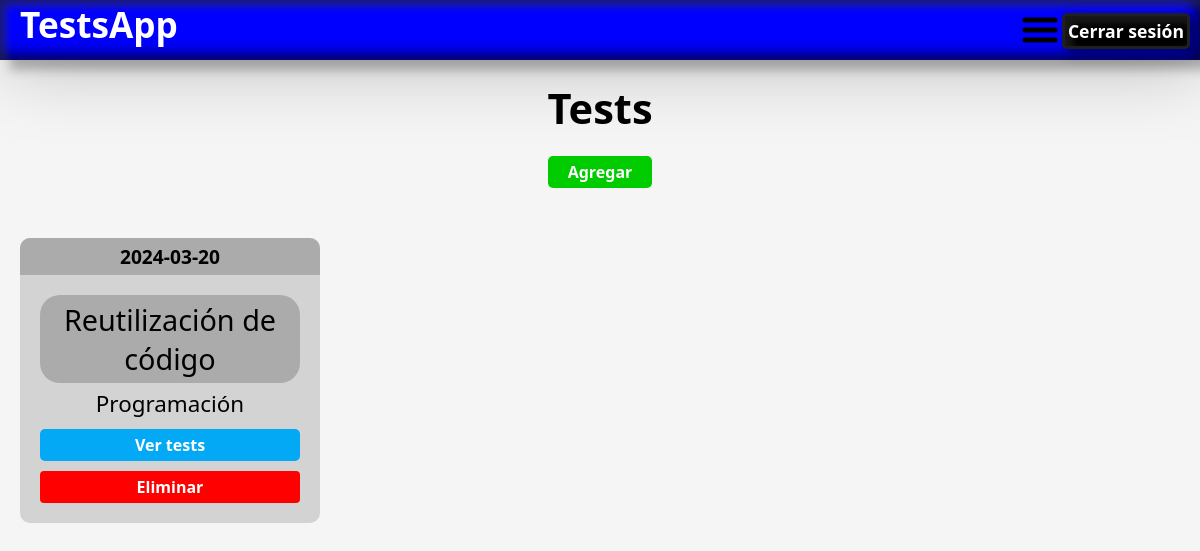
Page /Views/pages/tests/test_view.php (signed in) on the earlier database version.
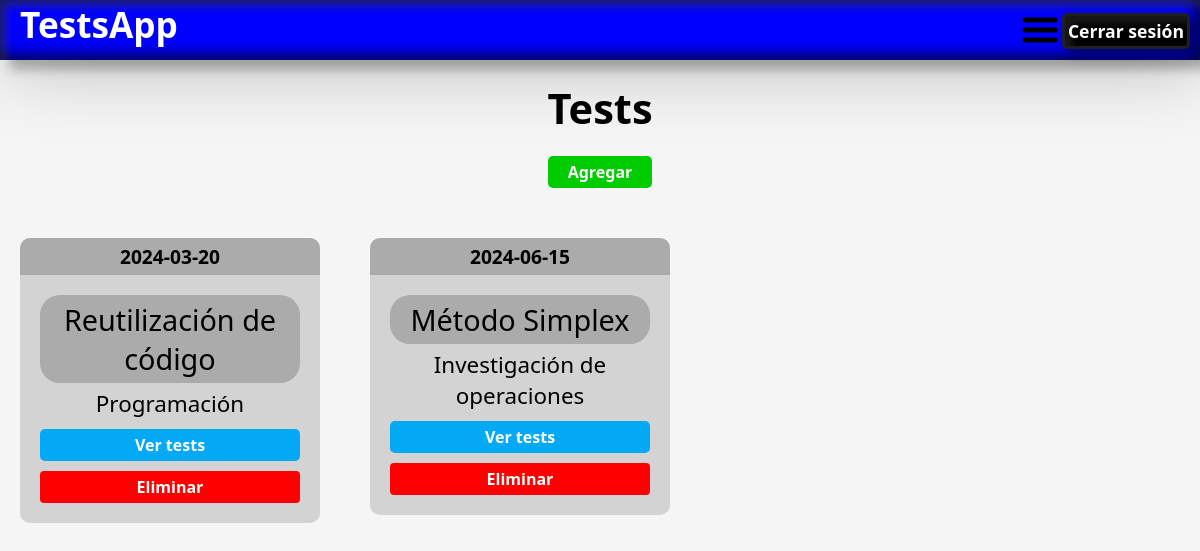
Same page on the later database version.
### tables this page shows
CREATE TABLE `tests` (
  `id_test` int(11) NOT NULL,
  `tema` text NOT NULL,
  `fecha_limite` date NOT NULL,
  `escala` float NOT NULL,
  `id_mat` int(11) NOT NULL,
  `id_usu` int(11) NOT NULL
);

CREATE TABLE `materias` (
  `id_mat` int(11) NOT NULL,
  `materia` varchar(100) NOT NULL
);

### Models/base_datos.php (called while the page is built)
<?php
class Base_datos
{
	private static $host = 'localhost';
	private static $db = 'testsapp';
	private static $user = 'root';
	private static $password = '';
	private static $charset = "utf8";
	public static function connect()
	{
		try {
			$con = new PDO("mysql:host=" . self::$host . ";dbname=" . self::$db . ";charset=" . self::$charset, self::$user, self::$password);
			$con->setAttribute(PDO::ATTR_ERRMODE, PDO::ERRMODE_EXCEPTION);
			return $con;
		} catch (PDOException $e) {
			print_r("Error de conexion: " . $e->getMessage());
			echo "Linea del error" . $e->getLine();
		}
	}
}

### Controllers/test_controller.php (called while the page is built, shortened)
<?php
class Test_controller
{
    private $tests;
    public function __construct()
    {
        require("../../../Models/test_model.php");
        $this->tests = new Test;
    }
    public function listar()
    {
        $datos = $this->tests->index();
        return $datos;
    }
}

### Models/test_model.php (called while the page is built, shortened)
<?php
class Test
{
    private $con;
    public function __construct()
    {
        require("base_datos.php");
        $this->con = Base_datos::connect();
    }
    public function index()
    {
        $sql = "SELECT * FROM materias RIGHT OUTER JOIN tests ON materias.id_mat=tests.id_mat LEFT OUTER JOIN usuarios ON tests.id_usu=usuarios.id_usu";
        $datos = $this->con->query($sql);
        return $datos;
    }
}

### Views/pages/tests/test_view.php (the view, shortened to what this page needs)
<?php
require("../../../Controllers/test_controller.php");
$datos = new Test_controller();
$resultados = $datos->listar();
?>
<!DOCTYPE html>
<html lang="en">
<head>
    <link rel="stylesheet" href="../../css/general.css">
    <link rel="stylesheet" href="../../css/listados.css?v=<?php echo (rand()); ?>" />
</head>
<body>
    <?php include("../../navbar.php") ?>
    <div class="titulo">
        <h1>Tests</h1>
    </div>
    <div class="agregar">
        <a href="test_agregar.php"><button>Agregar</button></a>
    </div>
    <ul id="tests_ul">
        <?php
        $num = 0;
        while ($row = $resultados->fetch(PDO::FETCH_ASSOC)) {
            if ($row['nom_usu'] == $_SESSION['nombre']) {
        ?>
                <li class="contenedor_test">
                    <?php
                    echo "
                    <div class='test_estado'>
                        <span>" . $row['fecha_limite'] . "</span>
                    </div>";
                    ?>
                    <div class="sec_cont">
                        <span class="span_tema"><?php echo $row['tema']; ?></span>
                        <span class="span_materia" style="margin-top: -5px;"><?php echo $row['materia']; ?></span>
                        <div>
                            <a class="btn_ver-realizar_test" href="test_lista_ver.php?id_test=<?php echo $row['id_test']; ?>&escala=<?php echo $row['escala']; ?>"><button>Ver tests</button></a>
                        </div>
                        <?php
                        include("test_modal_eliminar.php");
                        $num++
                        ?>
                    </div>
                </li>
        <?php
            }
        }
        ?>
    </ul>
</body>
</html>

### Views/pages/tests/test_modal_eliminar.php (shortened to what this page needs)
<link rel="stylesheet" href="./../../css/modal_eliminar.css?v=<?php echo (rand()); ?>">
<label for="btn-modal<?php echo $num ?>" style="width: 100% ;">
    <div class="boton-modal">
        Eliminar
    </div>
</label>

Differences in the rows shown:
added tests: fecha_limite "2024-06-15", tema "Método Simplex", id_mat.materia "Investigación de operaciones", $num 1 (drawn)
